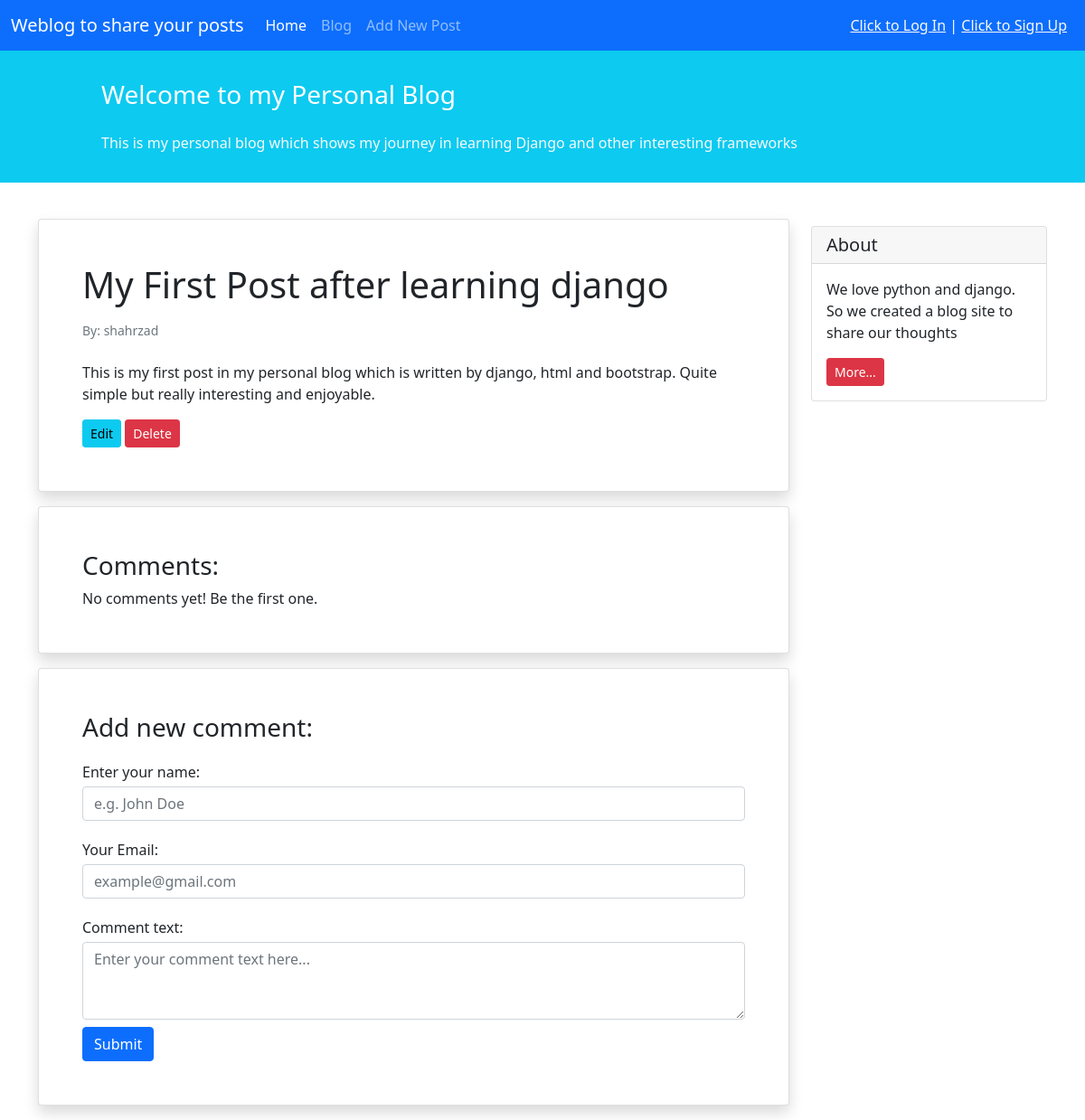
/6/, run on the app's committed database.
### blog/models.py (models this page shows, shortened)
class Post(models.Model):
    STATUS_CHOICES = (
        ('pub', 'published'),
        ('drf', 'draft'),
    )
    title = models.CharField(max_length=100)
    text = models.TextField()
    author = models.ForeignKey('auth.User', on_delete=models.CASCADE)
    datetime_created = models.DateTimeField(auto_now_add=True)
    datetime_modified = models.DateTimeField(auto_now=True)
    status = models.CharField(max_length=3, choices=STATUS_CHOICES)

### blog/views.py (the view)
# urls.py: path('<int:pk>/', views.PostDetailView.as_view(), name='post_detail'),
class PostDetailView(generic.DetailView):
    model = Post
    template_name = 'blog/post_detail.html'
    context_object_name = 'post'

### blog/templates/blog/post_detail.html (shortened to what this page needs)
{% extends '_base.html' %}
{% block content %}
    <div class="container mt-4">
    <div class="row">
        <div class="col-9">
            <div class="card shadow my-3 p-5">
                <h1>{{ post.title }}</h1>
                <p class="small text-muted mt-2">By: {{ post.author }}</p>
                <p class="mt-2">{{ post.text }}</p>
                <div>
                    <a href="{% url 'post_update' post.id %}" class="btn btn-sm btn-info">Edit</a>
                    <a href="{% url 'post_delete' post.id %}" class="btn btn-sm btn-danger">Delete</a>
                </div>
            </div>
            <div class="card shadow my-3 p-5">
                <h3>Comments:</h3>
                    No comments yet! Be the first one.
            </div>
            <div class="card shadow my-3 p-5">
                <h3>Add new comment:</h3>
                <form method="POST">
                    <div class="form-group py-2">
                        <label class="py-1" for="author_name">Enter your name:</label>
                        <input type="text" class="form-control" placeholder="e.g. John Doe" name="author_name">
                    </div>
                    <div class="form-group py-2">
                        <label class="py-1" for="email">Your Email:</label>
                        <input type="email" class="form-control" placeholder="example@gmail.com" name="email">
                    </div>
                    <div class="form-group py-2">
                        <label class="py-1" for="comment_text">Comment text:</label>
                        <textarea class="form-control" name="text" rows="3" placeholder="Enter your comment text here..."></textarea>
                    </div>
                    <button type="submit" class="btn btn-primary">Submit</button>
                </form>
            </div>
        </div>
        <div class="col-3">
                <div class="card my-4">
                    <h5 class="card-header">About</h5>
                    <div class="card-body">
                        <p class="card-text">We love python and django. So we created a blog site to share our
                            thoughts</p>
                        <a href="#"
                           class="btn btn-sm btn-danger">
                            More...
                        </a>
                    </div>
                </div>
        </div>
    </div>
</div>
{% endblock content %}

### data on the page
Post: title "My First Post after learning django", author "shahrzad", text "This is my first post in my personal blog which is written by django, html and bootstrap. Quite simple but really interesting and enjoyable."
